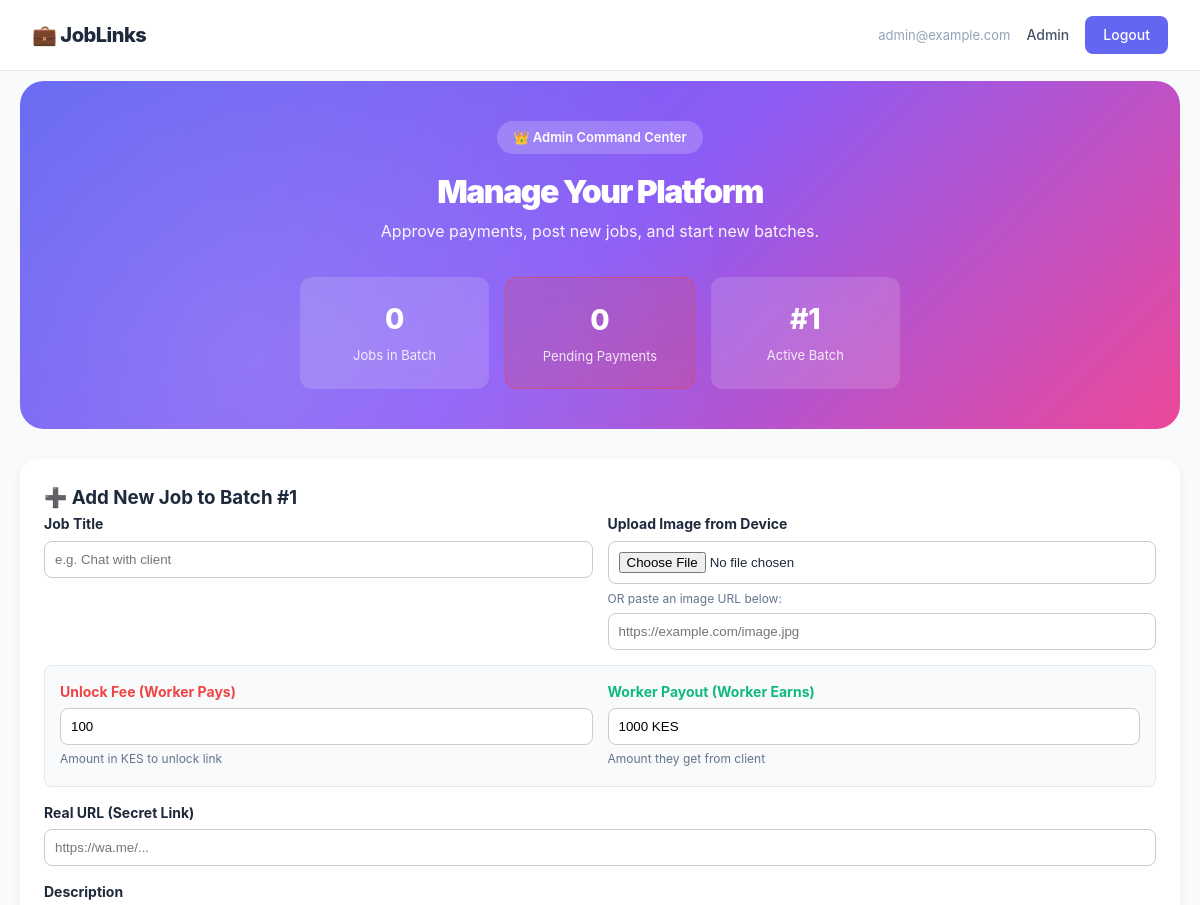
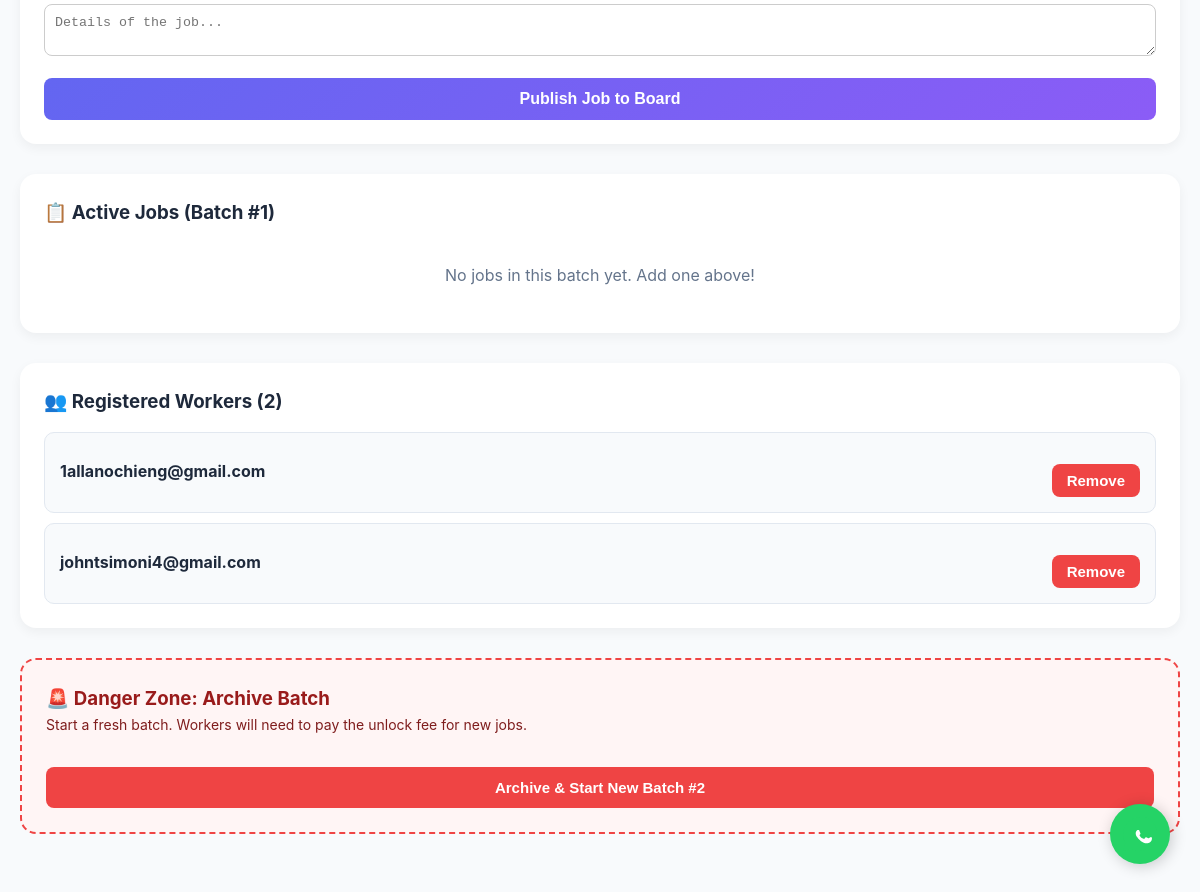
The page /admin (signed in) on the database its author committed (2 pictures, top to bottom).
### app/models.py (models this page shows)
class User(Base):
    __tablename__ = "users"
    id = Column(Integer, primary_key=True, index=True)
    email = Column(String, unique=True, index=True, nullable=False)
    password_hash = Column(String, nullable=False)
    is_admin = Column(Boolean, default=False)
    is_verified = Column(Boolean, default=False)
    verification_code = Column(String, nullable=True)
    reset_code = Column(String, nullable=True)
    created_at = Column(DateTime, server_default=func.now())

### app/routes.py (the view)
@router.get("/admin", response_class=HTMLResponse)
def admin_panel(request: Request, db: Session = Depends(get_db)):
    user = current_user(request, db)
    if not user or not user.is_admin: raise HTTPException(403, "Admin only")
    current_batch = get_current_batch(db)
    links = db.query(JobLink).filter(JobLink.batch_id == current_batch).order_by(JobLink.id.desc()).all()
    pending_payments = db.query(Payment).filter(Payment.status == "pending", Payment.payment_type.like("manual%")).order_by(Payment.id.desc()).all()
    workers = db.query(User).filter(User.is_admin == False).order_by(User.id.desc()).all()
    return templates.TemplateResponse("admin.html", {
        "request": request, "user": user, "links": links, "pending_payments": pending_payments, "current_batch": current_batch, "workers": workers
    })

### app/templates/admin.html (shortened to what this page needs)
{% extends "base.html" %}
{% block content %}
<section class="hero" style="padding: 40px 20px; margin-top: 10px;">
  <span class="badge">👑 Admin Command Center</span>
  <h1 style="font-size: 32px; margin-bottom: 10px;">Manage Your Platform</h1>
  <p class="hero-sub" style="font-size: 16px;">Approve payments, post new jobs, and start new batches.</p>
  <div class="hero-stats" style="margin-top: 20px;">
    <div class="stat"><strong>{{ links|length }}</strong><span>Jobs in Batch</span></div>
    <div class="stat" style="background: rgba(239, 68, 68, 0.2); border: 1px solid rgba(239, 68, 68, 0.5);">
      <strong>{{ pending_payments|length }}</strong><span>Pending Payments</span>
    </div>
    <div class="stat"><strong>#{{ current_batch }}</strong><span>Active Batch</span></div>
  </div>
</section>
<main style="padding: 0;">
  <div class="card" style="margin-bottom: 30px; background: white; padding: 24px; border-radius: 16px; box-shadow: 0 4px 12px rgba(0,0,0,0.05);">
    <h3 style="margin-top: 0;">➕ Add New Job to Batch #{{ current_batch }}</h3>
    <form method="post" action="/admin/add" enctype="multipart/form-data">
      <div style="display: grid; grid-template-columns: 1fr 1fr; gap: 15px;">
        <div>
          <label style="display: block; font-weight: bold; font-size: 14px; margin-bottom: 5px;">Job Title</label>
          <input name="title" required placeholder="e.g. Chat with client" style="width: 100%; padding: 10px; border: 1px solid #ccc; border-radius: 8px;">
        </div>
        <div>
          <label style="display: block; font-weight: bold; font-size: 14px; margin-bottom: 5px;">Upload Image from Device</label>
          <input type="file" name="image_file" accept="image/*" style="width: 100%; padding: 10px; border: 1px solid #ccc; border-radius: 8px; background: white;">
          <span style="font-size: 12px; color: #64748b; display: block; margin-top: 5px;">OR paste an image URL below:</span>
          <input name="image_url" placeholder="https://example.com/image.jpg" style="width: 100%; padding: 10px; border: 1px solid #ccc; border-radius: 8px; margin-top: 5px;">
        </div>
      </div>
      <div style="display: grid; grid-template-columns: 1fr 1fr; gap: 15px; margin-top: 15px; background: #f8fafc; padding: 15px; border-radius: 8px; border: 1px solid #e2e8f0;">
        <div>
          <label style="display: block; font-weight: bold; font-size: 14px; margin-bottom: 5px; color: #ef4444;">Unlock Fee (Worker Pays)</label>
          <input name="unlock_fee" type="number" required placeholder="e.g. 100" value="100" style="width: 100%; padding: 10px; border: 1px solid #ccc; border-radius: 8px;">
          <span style="font-size: 12px; color: #64748b;">Amount in KES to unlock link</span>
        </div>
        <div>
          <label style="display: block; font-weight: bold; font-size: 14px; margin-bottom: 5px; color: #10b981;">Worker Payout (Worker Earns)</label>
          <input name="payout_amount" type="text" required placeholder="e.g. 2000 KES or $20" value="1000 KES" style="width: 100%; padding: 10px; border: 1px solid #ccc; border-radius: 8px;">
          <span style="font-size: 12px; color: #64748b;">Amount they get from client</span>
        </div>
      </div>
      <div style="margin-top: 15px;">
        <label style="display: block; font-weight: bold; font-size: 14px; margin-bottom: 5px;">Real URL (Secret Link)</label>
        <input name="real_url" type="url" required placeholder="https://wa.me/..." style="width: 100%; padding: 10px; border: 1px solid #ccc; border-radius: 8px;">
      </div>
      <div style="margin-top: 15px;">
        <label style="display: block; font-weight: bold; font-size: 14px; margin-bottom: 5px;">Description</label>
        <textarea name="description" rows="2" placeholder="Details of the job..." style="width: 100%; padding: 10px; border: 1px solid #ccc; border-radius: 8px;"></textarea>
      </div>
      <button type="submit" class="btn-primary" style="margin-top: 15px; width: 100%; background: linear-gradient(135deg, #6366f1, #8b5cf6); color: white;">Publish Job to Board</button>
    </form>
  </div>
  <div class="card" style="margin-bottom: 30px; background: white; padding: 24px; border-radius: 16px; box-shadow: 0 4px 12px rgba(0,0,0,0.05);">
    <h3 style="margin-top: 0;">📋 Active Jobs (Batch #{{ current_batch }})</h3>
    <div style="display: flex; flex-direction: column; gap: 10px; margin-top: 15px;">
      {% for l in links %}
        <div style="background: #f8fafc; padding: 15px; border-radius: 10px; border: 1px solid #e2e8f0; display: flex; justify-content: space-between; align-items: center; flex-wrap: wrap; gap: 10px;">
          <div style="display: flex; align-items: center; gap: 15px;">
            {% if l.image_url %}
              <img src="{{ l.image_url }}" style="width: 50px; height: 50px; object-fit: cover; border-radius: 8px;">
            {% endif %}
            <div>
              <strong>{{ l.title }}</strong>
              <div style="font-size: 13px; color: #64748b; margin-top: 4px;">
                Payout: <span style="color: #10b981; font-weight: bold;">{{ l.payout_amount }}</span> |
                Unlock Fee: <span style="color: #ef4444; font-weight: bold;">{{ l.unlock_fee }} KES</span> |
                Status: <span style="font-weight: bold;">{{ l.status|upper }}</span>
              </div>
            </div>
          </div>
          <form method="post" action="/admin/delete/{{ l.id }}" onsubmit="return confirm('Delete this link?')">
            <button type="submit" style="background: #fee2e2; color: #b91c1c; border: none; padding: 8px 15px; border-radius: 8px; font-weight: bold; cursor: pointer;">Delete</button>
          </form>
        </div>
      {% else %}
        <p style="color: #64748b; text-align: center; padding: 20px;">No jobs in this batch yet. Add one above!</p>
      {% endfor %}
    </div>
  </div>
  <div class="card" style="margin-bottom: 30px; background: white; padding: 24px; border-radius: 16px; box-shadow: 0 4px 12px rgba(0,0,0,0.05);">
    <h3 style="margin-top: 0;">👥 Registered Workers ({{ workers|length }})</h3>
    <div style="display: flex; flex-direction: column; gap: 10px; margin-top: 15px;">
      {% for w in workers %}
        <div style="background: #f8fafc; padding: 15px; border-radius: 10px; border: 1px solid #e2e8f0; display: flex; justify-content: space-between; align-items: center; flex-wrap: wrap; gap: 10px;">
          <div>
            <strong>{{ w.email }}</strong>
          </div>
          <form method="post" action="/admin/delete-user/{{ w.id }}" onsubmit="return confirm('Delete this user?')">
            <button type="submit" style="background: #ef4444; color: white; border: none; padding: 8px 15px; border-radius: 8px; font-weight: bold; cursor: pointer;">Remove</button>
          </form>
        </div>
      {% else %}
        <p style="color: #64748b; text-align: center; padding: 20px;">No workers registered yet.</p>
      {% endfor %}
    </div>
  </div>
  <div class="card" style="border: 2px dashed #ef4444; background: #fff5f5; padding: 24px; border-radius: 16px;">
    <h3 style="color: #991b1b; margin-top: 0;">🚨 Danger Zone: Archive Batch</h3>
    <p style="color: #7f1d1d; font-size: 14px; margin-bottom: 15px;">
      Start a fresh batch. Workers will need to pay the unlock fee for new jobs.
    </p>
    <form method="post" action="/admin/archive" onsubmit="return confirm('Archive this batch?')">
      <button type="submit" style="background: #ef4444; color: white; padding: 12px 20px; border: none; border-radius: 8px; font-weight: bold; cursor: pointer; width: 100%;">Archive & Start New Batch #{{ current_batch + 1 }}</button>
    </form>
  </div>
</main>
{% endblock %}

### app/templates/base.html (shortened to what this page needs)
<!DOCTYPE html>
<html lang="en">
<head>
  <link rel="stylesheet" href="/static/style.css">
</head>
<body>
  <nav>
    <a href="/" class="brand">💼 JobLinks</a>
    <span class="nav-right">
      {% if user %}
        <span class="nav-user">{{ user.email }}</span>
        {% if user.is_admin %}<a href="/admin">Admin</a>{% endif %}
        <a href="/logout" class="nav-btn">Logout</a>
      {% else %}
        <a href="/login">Login</a>
        <a href="/register" class="nav-btn">Get Started</a>
      {% endif %}
    </span>
  </nav>
  <main>
    {% block content %}{% endblock %}
  </main>
  <a href="https://wa.me/254700000000" class="whatsapp-float" target="_blank" title="Chat with Support">
  </a>
</body>
</html>

### app/static/style.css (style rules this page uses)
* { margin: 0; padding: 0; box-sizing: border-box; }
body { font-family: -apple-system, BlinkMacSystemFont, 'Segoe UI', Roboto, sans-serif; background: #f8fafc; color: #1e293b; line-height: 1.6; min-height: 100vh; display: flex; flex-direction: column; }
main { flex: 1; max-width: 1200px; margin: 0 auto; padding: 0 20px 60px; width: 100%; }
nav { display: flex; justify-content: space-between; align-items: center; padding: 16px 32px; background: #fff; border-bottom: 1px solid #e2e8f0; position: sticky; top: 0; z-index: 100; }
.brand { font-size: 20px; font-weight: 800; color: #1e293b; text-decoration: none; letter-spacing: -0.5px; }
.nav-right { display: flex; align-items: center; gap: 16px; }
.nav-right a { color: #475569; text-decoration: none; font-weight: 500; font-size: 14px; }
.nav-btn { background: #6366f1; color: white !important; padding: 8px 18px; border-radius: 8px; }
.nav-user { color: #94a3b8; font-size: 13px; }
.hero { background: linear-gradient(135deg, #6366f1 0%, #8b5cf6 50%, #ec4899 100%); color: white; padding: 80px 40px; border-radius: 24px; margin: 30px 0; text-align: center; position: relative; overflow: hidden; }
.hero::before { content: ''; position: absolute; inset: 0; background: radial-gradient(circle at 20% 80%, rgba(255,255,255,0.15) 0%, transparent 50%); }
.hero > * { position: relative; z-index: 1; }
.hero .badge { display: inline-block; background: rgba(255,255,255,0.2); backdrop-filter: blur(10px); padding: 6px 16px; border-radius: 20px; font-size: 13px; font-weight: 600; margin-bottom: 20px; }
.hero h1 { font-size: clamp(32px, 6vw, 56px); font-weight: 900; line-height: 1.1; margin-bottom: 20px; letter-spacing: -1.5px; }
.hero-sub { font-size: 18px; opacity: 0.95; max-width: 620px; margin: 0 auto 32px; }
.btn-primary { display: inline-block; background: white; color: #6366f1 !important; padding: 14px 32px; border-radius: 10px; font-weight: 700; font-size: 16px; text-decoration: none; border: none; cursor: pointer; transition: transform 0.2s, box-shadow 0.2s; }
.hero-stats { display: grid; grid-template-columns: repeat(3, 1fr); gap: 16px; margin-top: 48px; max-width: 600px; margin-left: auto; margin-right: auto; }
.stat { background: rgba(255,255,255,0.15); backdrop-filter: blur(10px); border-radius: 12px; padding: 20px; }
.stat strong { display: block; font-size: 28px; font-weight: 800; }
.stat span { font-size: 13px; opacity: 0.85; }
section { padding: 60px 0; }
form > button { margin-top: 16px; padding: 14px 24px; background: linear-gradient(135deg, #6366f1, #8b5cf6); color: white; border: none; border-radius: 10px; font-weight: 700; font-size: 15px; cursor: pointer; }
.btn-save, .btn-primary { background: linear-gradient(135deg, #6366f1, #8b5cf6) !important; color: white !important; padding: 12px 24px !important; border-radius: 8px !important; font-weight: bold !important; border: none !important; cursor: pointer !important; width: 100%; transition: transform 0.2s; }
.whatsapp-float { position: fixed; width: 60px; height: 60px; bottom: 30px; right: 30px; background-color: #25d366; border-radius: 50px; text-align: center; box-shadow: 2px 2px 15px rgba(0,0,0,0.2); z-index: 1000; display: flex; align-items: center; justify-content: center; transition: transform 0.3s; }

### rows shown on the page
User: email "admin@example.com"
User: email "1allanochieng@gmail.com"
User: email "johntsimoni4@gmail.com"

### other values the page prints
{{ links|length }} "0"
{{ pending_payments|length }} "0"
{{ current_batch }} "1"
{{ workers|length }} "2"
{{ current_batch + 1 }} "2"
